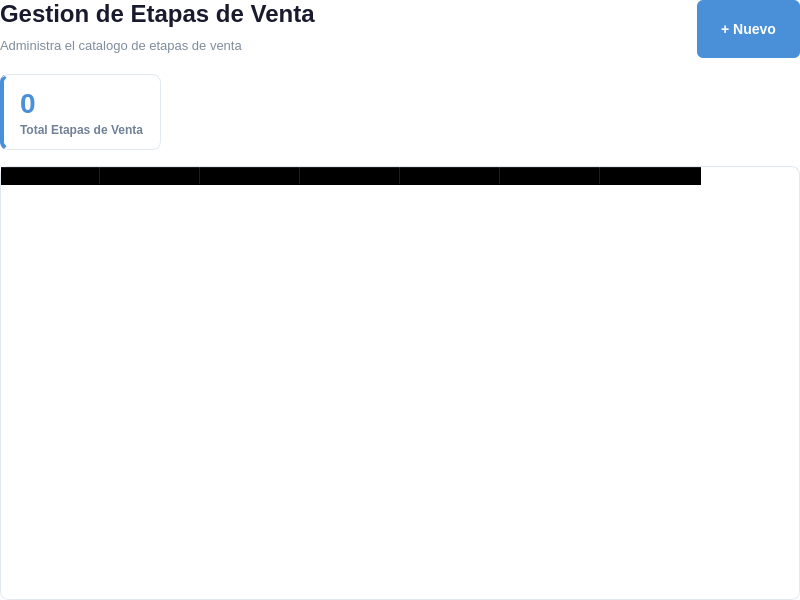
<?xml version="1.0" encoding="UTF-8"?>
<ui version="4.0">
 <class>EtapasVentaList</class>
 <widget class="QWidget" name="EtapasVentaList">
  <property name="geometry">
   <rect><x>0</x><y>0</y><width>800</width><height>600</height></rect>
  </property>
  <property name="styleSheet">
   <string notr="true">
QWidget { background-color: transparent; }
QLabel#listTitle { font-size: 24px; font-weight: bold; color: #1a1a2e; }
QLabel#listSubtitle { font-size: 13px; color: #7f8c9b; }
QPushButton#btnNuevo { background-color: #4a90d9; color: white; border: none; border-radius: 6px; font-size: 14px; font-weight: 600; padding: 10px 24px; min-height: 38px; }
QPushButton#btnNuevo:hover { background-color: #3a7bc8; }
QPushButton#btnNuevo:pressed { background-color: #2a6bb8; }
QFrame#cardTotal { background-color: white; border: 1px solid #e2e8f0; border-radius: 8px; border-left: 4px solid #4a90d9; }
QLabel#statValue { font-size: 28px; font-weight: bold; color: #4a90d9; }
QLabel#statLabel { font-size: 12px; color: #718096; font-weight: 500; }
QTableWidget#tablaCatalogo { background-color: white; border: 1px solid #e2e8f0; border-radius: 8px; gridline-color: #f0f2f5; font-size: 13px; }
QTableWidget#tablaCatalogo QHeaderView::section { background-color: #f7fafc; color: #2d3748; font-weight: bold; font-size: 13px; padding: 10px 8px; border: none; border-bottom: 2px solid #e2e8f0; border-right: 1px solid #f0f2f5; }
QTableWidget#tablaCatalogo QHeaderView::section:last { border-right: none; }
QTableWidget#tablaCatalogo::item { padding: 10px 8px; color: #2d3748; border-bottom: 1px solid #f0f2f5; }
QTableWidget#tablaCatalogo::item:selected { background-color: #ebf8ff; color: #2c5282; }
QTableWidget#tablaCatalogo::item:hover { background-color: #f7fafc; }
   </string>
  </property>
  <layout class="QVBoxLayout" name="mainLayout">
   <property name="leftMargin"><number>0</number></property>
   <property name="topMargin"><number>0</number></property>
   <property name="rightMargin"><number>0</number></property>
   <property name="bottomMargin"><number>0</number></property>
   <property name="spacing"><number>16</number></property>
   <item>
    <layout class="QHBoxLayout" name="headerLayout">
     <item>
      <layout class="QVBoxLayout" name="titleLayout">
       <property name="spacing"><number>4</number></property>
       <item>
        <widget class="QLabel" name="listTitle">
         <property name="text"><string>Gestion de Etapas de Venta</string></property>
        </widget>
       </item>
       <item>
        <widget class="QLabel" name="listSubtitle">
         <property name="text"><string>Administra el catalogo de etapas de venta</string></property>
        </widget>
       </item>
      </layout>
     </item>
     <item>
      <spacer name="headerSpacer">
       <property name="orientation"><enum>Qt::Horizontal</enum></property>
       <property name="sizeHint" stdset="0"><size><width>40</width><height>20</height></size></property>
      </spacer>
     </item>
     <item>
      <widget class="QPushButton" name="btnNuevo">
       <property name="text"><string>+ Nuevo</string></property>
       <property name="cursor"><cursorShape>PointingHandCursor</cursorShape></property>
      </widget>
     </item>
    </layout>
   </item>
   <item>
    <layout class="QHBoxLayout" name="statsLayout">
     <property name="spacing"><number>16</number></property>
     <item>
      <widget class="QFrame" name="cardTotal">
       <property name="maximumSize"><size><width>16777215</width><height>80</height></size></property>
       <layout class="QVBoxLayout" name="cardTotalLayout">
        <property name="leftMargin"><number>16</number></property>
        <property name="topMargin"><number>12</number></property>
        <property name="rightMargin"><number>16</number></property>
        <property name="bottomMargin"><number>12</number></property>
        <property name="spacing"><number>4</number></property>
        <item>
         <widget class="QLabel" name="statValue">
          <property name="text"><string>0</string></property>
         </widget>
        </item>
        <item>
         <widget class="QLabel" name="statLabel">
          <property name="text"><string>Total Etapas de Venta</string></property>
         </widget>
        </item>
       </layout>
      </widget>
     </item>
     <item>
      <spacer name="statsSpacer">
       <property name="orientation"><enum>Qt::Horizontal</enum></property>
       <property name="sizeHint" stdset="0"><size><width>40</width><height>20</height></size></property>
      </spacer>
     </item>
    </layout>
   </item>
   <item>
    <widget class="QTableWidget" name="tablaCatalogo">
     <property name="editTriggers"><set>QAbstractItemView::NoEditTriggers</set></property>
     <property name="selectionMode"><enum>QAbstractItemView::SingleSelection</enum></property>
     <property name="selectionBehavior"><enum>QAbstractItemView::SelectRows</enum></property>
     <property name="showGrid"><bool>true</bool></property>
     <property name="columnCount"><number>7</number></property>
     <column><property name="text"><string>ID</string></property></column>
     <column><property name="text"><string>Nombre</string></property></column>
     <column><property name="text"><string>Orden</string></property></column>
     <column><property name="text"><string>Probabilidad (%)</string></property></column>
     <column><property name="text"><string>Color</string></property></column>
     <column><property name="text"><string>Descripcion</string></property></column>
     <column><property name="text"><string>Acciones</string></property></column>
    </widget>
   </item>
  </layout>
 </widget>
 <resources/>
 <connections/>
</ui>
